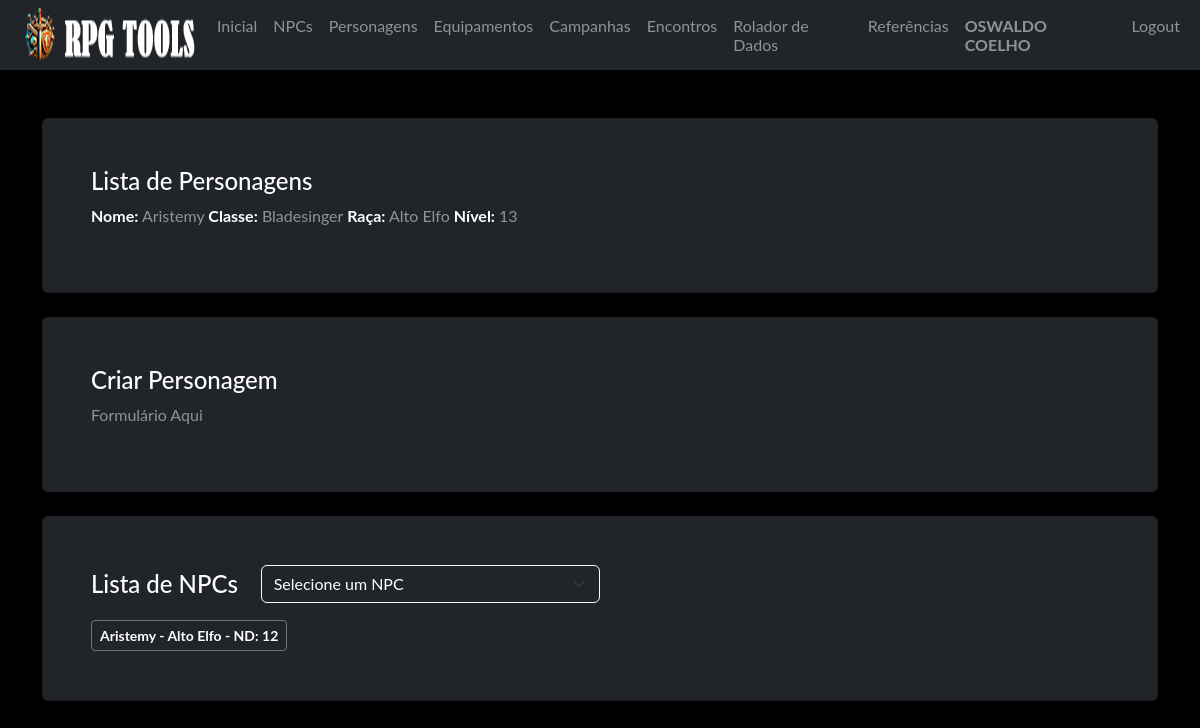
The page /pj/ (signed in) on the database as committed earlier.
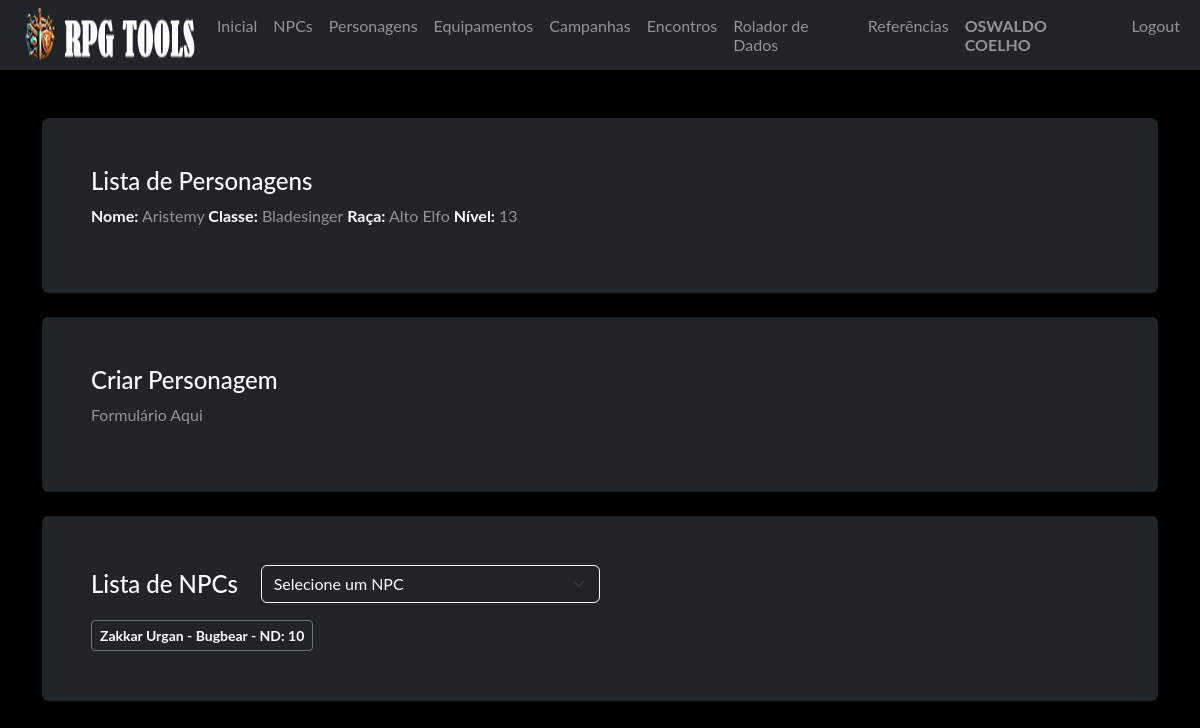
The same page on the database as committed later.
### model/user_model.py (models this page shows, shortened)
class User(db.Model, UserMixin):
    __tablename__ = "user"
    id = db.Column('id', db.Integer, primary_key=True)
    nome = db.Column('nome', db.String(150))
    sobrenome = db.Column('sobrenome', db.String(150))
    email = db.Column('email', db.String(50), unique=True)
    telefone = db.Column('telefone', db.String(15), unique=True, nullable=False)
    login = db.Column('login', db.String(50), unique=True, nullable=False)
    senha = db.Column('senha', db.String(550), nullable=False)
    tipo = db.Column('tipo', db.String(25), nullable=False, default="none")
    personagens = db.relationship("Personagem", foreign_keys=[Personagem.id_user], back_populates="user")

### model/personagens_model.py (models this page shows, shortened)
class Personagem(db.Model):
    __tablename__ = "personagens"
    id = db.Column(db.Integer, primary_key=True)
    id_user = db.Column(db.Integer, db.ForeignKey('user.id'), nullable=False)
    ficha = db.Column(db.JSON, nullable=False)
    nome = db.Column(db.String(150), nullable=False)
    tipo = db.Column(db.String(25), nullable=False, default="não informado")
    user = db.relationship("User", foreign_keys=[id_user], back_populates="personagens")
    @classmethod
    def npcs_id(cls, id_user, id=None):
        query = cls.query.filter_by(id_user=id_user, tipo="NPC")
        if id is not None:
            query = query.filter_by(id=id)
        query = query.order_by(cls.nome.asc())
        return query.all()

### routes/personagens.py (the view)
@blueprint_pj.route('/', methods=['GET', 'POST'])
def index_pj():
    if request.method == 'GET':
        npcs = Personagem.npcs_id(id_user=current_user.id)
        return render_template('pj.html', npcs=npcs)
    if request.method == 'POST':
        return redirect('/')

### routes/login.py (called while the page is built)
@login_manager.user_loader
def get_user(id):
    return User.query.get(id)

### templates/pj.html (shortened to what this page needs)
{% extends 'base.html' %}
{% block conteudo %}
    {% if current_user.is_authenticated %}
    <div class="card shadow p-5 bg-dark text-white-50">
        <h4 class="text-white">Lista de Personagens</h4>
        <p>
            <strong class="text-white">Nome:</strong> Aristemy <strong class="text-white">Classe:</strong> Bladesinger <strong class="text-white">Raça:</strong> Alto Elfo <strong class="text-white">Nível:</strong> 13
        </p>
    </div>
    <br>
    <div class="card shadow p-5 bg-dark text-white-50">
        <h4 class="text-white">Criar Personagem</h4>
        <p>
            Formulário Aqui
        </p>
    </div>
    <br>
    <div class="card shadow p-5 bg-dark text-white-50 no-margin">
        <div class="d-flex align-items-center mb-3">
            <h4 class="text-white col-md-2 mb-0">Lista de NPCs</h4>
            <div class="col-md-4">
                <select id="npc-select" class="form-select bg-dark text-white border-light">
                    <option value="" disabled selected>Selecione um NPC</option>
                </select>
            </div>
        </div>
        <div class="d-flex flex-wrap gap-2">
        {% for npc in npcs %}
        <p>
            <button type="button" class="btn btn-outline-secondary btn-sm" data-bs-toggle="modal" data-bs-target="#exampleModal{{ npc.id }}"> <strong class="text-white">{{npc.ficha['nome']}} - {{npc.ficha['raca']}} - ND: {{npc.ficha['nd']}}</strong> </button>
        </p>
        {% endfor %}
        </div>
    </div>
    <br>
    {% endif %}
{% endblock %}

### templates/base.html (shortened to what this page needs)
<!doctype html>
<html lang="pt-BR">
  <head>
    <link rel="stylesheet" href="{{ url_for('static', filename='css/bootstrap.min.css') }}">
    <link rel="stylesheet" href="{{ url_for('static', filename='css/custom.css') }}">
  </head>
  <body class="bg-black font_rpg">
    <nav class="navbar navbar-expand-lg navbar bg-dark"  data-bs-theme="dark">
        <div class="container-fluid">
            <ul class="navbar-nav">
              <img src="/static/imagem/logo35.png"/>
              {% if current_user.is_authenticated %}
              <li class="nav-item"><a class="nav-link active mb-0 h1 text-white-50" href="/">Inicial</a> </li>
              <li class="nav-item"><a class="nav-link active mb-0 h1 text-white-50" href="/npc/create">NPCs</a> </li>
              <li class="nav-item"><a class="nav-link active mb-0 h1 text-white-50" href="/pj/">Personagens</a> </li>
              <li class="nav-item"><a class="nav-link active mb-0 h1 text-white-50" href="/equip/">Equipamentos</a> </li>
              <li class="nav-item"><a class="nav-link active mb-0 h1 text-white-50" href="/campanha/">Campanhas</a> </li>
              <li class="nav-item"><a class="nav-link active mb-0 h1 text-white-50" href="/encontros/">Encontros</a> </li>
              <li class="nav-item"><a class="nav-link active mb-0 h1 text-white-50" href="/rolador/">Rolador de Dados</a> </li>
              <li class="nav-item"><a class="nav-link active mb-0 h1 text-white-50" href="#">Referências</a> </li>
              {% endif %}
            </ul>
              <ul class="navbar-nav ms-auto">
              {% if current_user.is_authenticated %}
                <li class="nav-item"><p class="nav-link active mb-0 h1 text-white-50"><b> {{current_user.nome}} {{current_user.sobrenome}}</b></p> </li>
                <li class="nav-item"><a class="nav-link active mb-0 h1 text-white-50" href="/logout">Logout</a> </li>
              {% else %}
                <li class="nav-item"><a class="nav-link active mb-0 h1 text-white-50" href="/login">Login</a> </li>
                <li class="nav-item"><a class="nav-link active mb-0 h1 text-white-50" href="/login/register">Register</a> </li>
              {% endif %}
              </ul>
        </div>
    </nav>
    <div class="container">
      <br>
      <br>
        {% block conteudo %}
        {% endblock %}
        <br>
        <br>
        <br>
        <br>
    </div>
  </body>

### static/css/custom.css (style rules this page uses)
.font_rpg { font-family: "Lato", "Helvetica Neue", Helvetica, Arial, sans-serif; }
.no-margin p { margin-top: 1px; margin-bottom: 1px; }

Rows that differ between the two databases and show on the page:
changed Personagem: ficha.nome "Aristemy" → "Zakkar Urgan"; ficha.raca "Alto Elfo" → "Bugbear"; ficha.nd "12" → "10"
